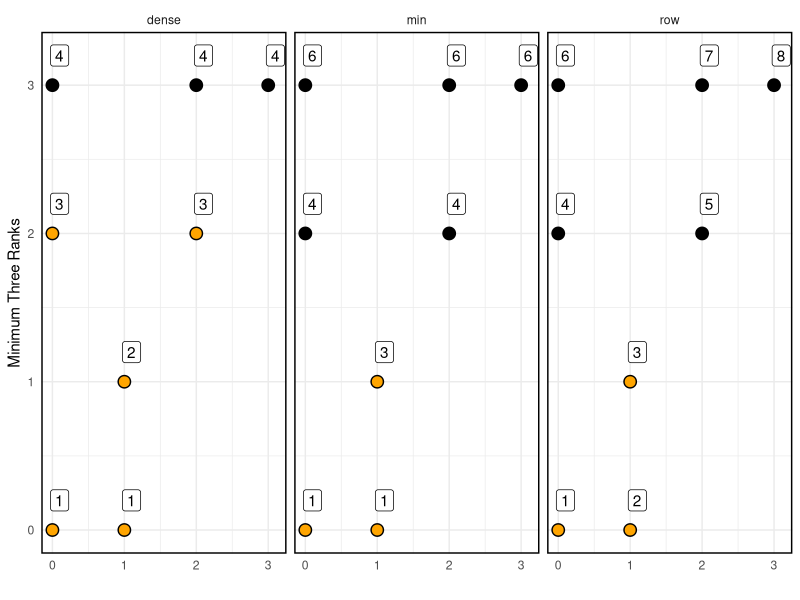

The R script that drew this image:
## ---- chunk 1
library(tidyverse)
## ---- chunk 2
tribble(
  ~x, ~y,
  0,  0,
  1,  0,
  1,  1,
  0,  2,
  2,  2,
  0,  3,
  2,  3,
  3,  3
) %>%
  mutate(
    rk_row = row_number(y),
    rk_min = min_rank(y),
    rk_dense = dense_rank(y)
  ) %>%
  pivot_longer(
    names_to = "fcn",
    names_prefix = "rk_",
    values_to = "rk",
    cols = c(-x, -y)
  ) %>%

  ggplot(aes(x, y)) +
  geom_point(size = 4) +
  geom_point(
    data = . %>% filter(rk <= 3),
    size = 3,
    color = "orange"
  ) +
  geom_label(aes(label = rk), nudge_x = 0.1, nudge_y = 0.2) +

  facet_wrap(~fcn) +
  theme_minimal() +
  theme(panel.border = element_rect(color = "black", fill = NA, size = 1)) +
  labs(
    x = "",
    y = "Minimum Three Ranks"
  )
